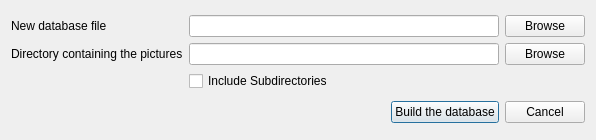
<?xml version="1.0" encoding="UTF-8"?>
<ui version="4.0">
 <class>NewDatabaseDlg</class>
 <widget class="QDialog" name="NewDatabaseDlg">
  <property name="windowModality">
   <enum>Qt::ApplicationModal</enum>
  </property>
  <property name="geometry">
   <rect>
    <x>0</x>
    <y>0</y>
    <width>596</width>
    <height>140</height>
   </rect>
  </property>
  <property name="windowTitle">
   <string>Build a new picture database</string>
  </property>
  <property name="windowIcon">
   <iconset>
    <normaloff>ico_src/256_32.png</normaloff>ico_src/256_32.png</iconset>
  </property>
  <property name="locale">
   <locale language="English" country="UnitedStates"/>
  </property>
  <layout class="QVBoxLayout" name="verticalLayout">
   <item>
    <layout class="QGridLayout" name="gridLayout">
     <item row="0" column="0">
      <widget class="QLabel" name="label">
       <property name="text">
        <string>New database file</string>
       </property>
      </widget>
     </item>
     <item row="0" column="1">
      <widget class="QLineEdit" name="nameEdit">
       <property name="minimumSize">
        <size>
         <width>300</width>
         <height>0</height>
        </size>
       </property>
      </widget>
     </item>
     <item row="1" column="0">
      <widget class="QLabel" name="label_2">
       <property name="text">
        <string>Directory containing the pictures</string>
       </property>
      </widget>
     </item>
     <item row="1" column="1">
      <widget class="QLineEdit" name="directoryEdit">
       <property name="minimumSize">
        <size>
         <width>300</width>
         <height>0</height>
        </size>
       </property>
      </widget>
     </item>
     <item row="1" column="2">
      <widget class="QPushButton" name="selectDirButton">
       <property name="text">
        <string>Browse</string>
       </property>
      </widget>
     </item>
     <item row="2" column="1" colspan="2">
      <widget class="QCheckBox" name="includeSubdirectories">
       <property name="text">
        <string>Include Subdirectories</string>
       </property>
      </widget>
     </item>
     <item row="0" column="2">
      <widget class="QPushButton" name="selectFileButton">
       <property name="text">
        <string>Browse</string>
       </property>
      </widget>
     </item>
    </layout>
   </item>
   <item>
    <layout class="QGridLayout" name="gridLayout_2">
     <item row="0" column="2">
      <widget class="QPushButton" name="cancelButton">
       <property name="text">
        <string>Cancel</string>
       </property>
      </widget>
     </item>
     <item row="0" column="1">
      <widget class="QPushButton" name="buildButton">
       <property name="text">
        <string>Build the database</string>
       </property>
       <property name="default">
        <bool>true</bool>
       </property>
      </widget>
     </item>
     <item row="0" column="0">
      <spacer name="horizontalSpacer">
       <property name="orientation">
        <enum>Qt::Horizontal</enum>
       </property>
       <property name="sizeHint" stdset="0">
        <size>
         <width>40</width>
         <height>20</height>
        </size>
       </property>
      </spacer>
     </item>
    </layout>
   </item>
  </layout>
 </widget>
 <resources/>
 <connections/>
</ui>
